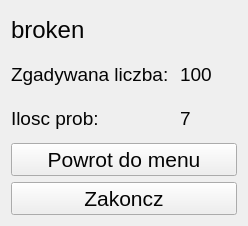
<?xml version="1.0" encoding="UTF-8"?>
<ui version="4.0">
 <class>GameFinish</class>
 <widget class="QWidget" name="GameFinish">
  <property name="geometry">
   <rect>
    <x>0</x>
    <y>0</y>
    <width>248</width>
    <height>226</height>
   </rect>
  </property>
  <property name="windowTitle">
   <string>Form</string>
  </property>
  <layout class="QGridLayout" name="gridLayout">
   <item row="4" column="0" colspan="2">
    <widget class="QPushButton" name="btnFinish">
     <property name="styleSheet">
      <string notr="true">QPushButton {
	color: #040404;
	font-family: 'Calibri';
	font-size: 16pt;
}</string>
     </property>
     <property name="text">
      <string>Zakoncz</string>
     </property>
    </widget>
   </item>
   <item row="1" column="0">
    <widget class="QLabel" name="labelGuesseNumber">
     <property name="styleSheet">
      <string notr="true">QLabel {
	color: #040404;
	font-family: 'Calibri';
	font-size: 14pt;
	qproperty-alignment: 'AlignLeft';
}</string>
     </property>
     <property name="text">
      <string>Zgadywana liczba: </string>
     </property>
    </widget>
   </item>
   <item row="3" column="0" colspan="2">
    <widget class="QPushButton" name="btnContinue">
     <property name="styleSheet">
      <string notr="true">QPushButton {
	color: #040404;
	font-family: 'Calibri';
	font-size: 16pt;
}</string>
     </property>
     <property name="text">
      <string>Powrot do menu</string>
     </property>
    </widget>
   </item>
   <item row="1" column="1">
    <widget class="QLabel" name="guessedNumber">
     <property name="styleSheet">
      <string notr="true">QLabel {
	color: #040404;
	font-family: 'Calibri';
	font-size: 14pt;
	qproperty-alignment: 'AlignRight';
}</string>
     </property>
     <property name="text">
      <string>100</string>
     </property>
    </widget>
   </item>
   <item row="2" column="0">
    <widget class="QLabel" name="labelGuessedIn">
     <property name="styleSheet">
      <string notr="true">QLabel {
	color: #040404;
	font-family: 'Calibri';
	font-size: 14pt;
	qproperty-alignment: 'AlignLeft';
}</string>
     </property>
     <property name="text">
      <string>Ilosc prob:</string>
     </property>
    </widget>
   </item>
   <item row="2" column="1">
    <widget class="QLabel" name="guessedIn">
     <property name="styleSheet">
      <string notr="true">QLabel {
	color: #040404;
	font-family: 'Calibri';
	font-size: 14pt;
	qproperty-alignment: 'AlignRight';
}</string>
     </property>
     <property name="text">
      <string>7</string>
     </property>
    </widget>
   </item>
   <item row="0" column="0" colspan="2">
    <widget class="QLabel" name="msg">
     <property name="styleSheet">
      <string notr="true">QLabel {
	color: #040404;
	font-family: 'Calibri';
	font-size: 18pt;
	qproperty-alignment: 'AlignCenter';
}

</string>
     </property>
     <property name="text">
      <string>broken</string>
     </property>
    </widget>
   </item>
  </layout>
 </widget>
 <resources/>
 <connections/>
</ui>
